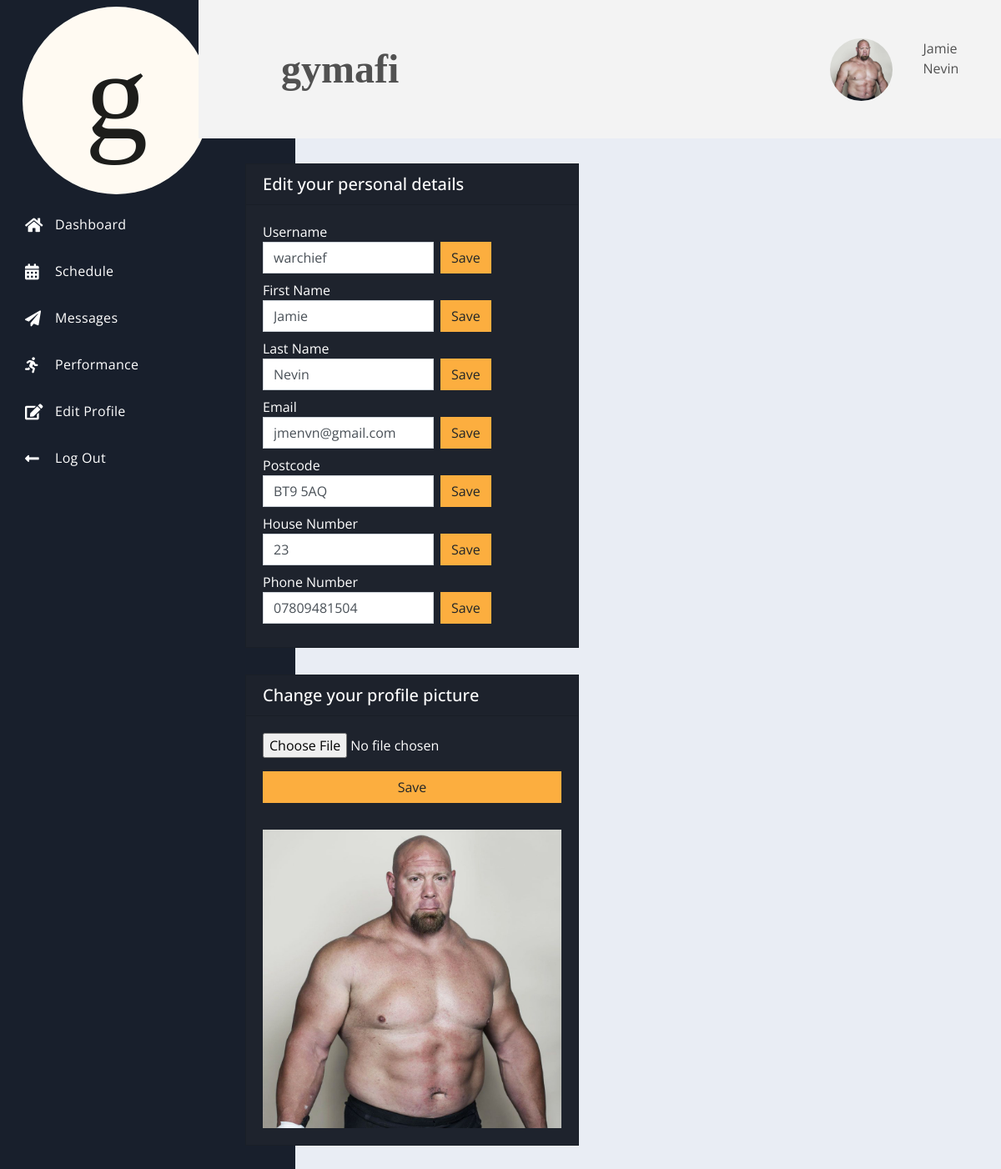
/profile.php (signed in), run on the app's committed database.
### tables this page shows
CREATE TABLE `profile_img` (
  `img_id` int(11) NOT NULL,
  `img_path` varchar(200) NOT NULL DEFAULT '/gymafi/profileimg/placeholderimg.jpeg'
);

CREATE TABLE `users` (
  `id` int(11) NOT NULL,
  `username` varchar(100) DEFAULT NULL,
  `first_name` varchar(200) DEFAULT NULL,
  `last_name` varchar(200) DEFAULT NULL,
  `postcode` varchar(200) DEFAULT NULL,
  `house_number` varchar(255) DEFAULT NULL,
  `phone_number` varchar(14) DEFAULT NULL,
  `email` varchar(100) NOT NULL,
  `pword` varchar(100) NOT NULL,
  `is_admin` int(1) DEFAULT 0,
  `ass_coach_id` int(11) DEFAULT 100,
  `user_status` int(11) NOT NULL DEFAULT 0,
  `date_created` datetime NOT NULL DEFAULT current_timestamp()
);

### profile.php (the view, shortened to what this page needs)
<?php
    include('conn.php');
    if(!isset($_SESSION['keep_id'])) {
        header('location: index.php');
    } else {
        $id = $_SESSION['keep_id'];
    }
    $read = "SELECT * FROM users WHERE id = $id";
            $result = $conn->query($read);
            while($row = $result->fetch_assoc()) {
                $get_first_name = $row['first_name'];
                $get_last_name = $row['last_name'];
                $get_username = $row['username'];
                $get_email = $row['email'];
            }
?>
<!DOCTYPE html>
<html lang="en">
<head>
    <link rel="stylesheet" href="https://use.fontawesome.com/releases/v5.4.1/css/all.css">
    <link rel="stylesheet" href="/gymafi/css/spur.css">
    <link rel="stylesheet" href="/gymafi/stylesheet.css">
</head>
<body>
 <div class="dash">
        <div class="dash-nav dash-nav-dark">
            <header>
                <a href="dash.php">
                    <img src="/gymafi/img/gymafi_logo_circle.svg"
                            width="75%" height="75%" class="d-inline-block align-top" alt="">
                </a>
            </header>
            <nav class="dash-nav-list">
                <a href="dash.php" class="dash-nav-item">
                    <i class="fas fa-home"></i> Dashboard </a>
                <a href="schedule.php" class="dash-nav-item">
                    <i class="fas fa-calendar-alt"></i> Schedule </a>
                <a href="messages.php" class="dash-nav-item">
                    <i class="fas fa-paper-plane"></i> Messages </a>
                <a href="performance.php" class="dash-nav-item">
                    <i class="fas fa-running"></i> Performance </a>
                <a href="profile.php" class="dash-nav-item">
                    <i class="fas fa-edit"></i> Edit Profile </a>
                <a href="#!" class="dash-nav-item" data-toggle="modal" data-target="#logoutmodal">
                    <i class="fas fa-long-arrow-alt-left"></i> Log Out </a>
            </nav>
        </div>
        <div class="dash-app">
            <header class="dash-toolbar">
                <div class="tools">
                    <div class="dropdown tools-item">
                    </div>
                </div>
                <div class="col">
                    <a class="navbar-brand font-weight-bold mytitle">gymafi</a>
                </div>
                <div class="row">
                    <?php
                        $img = "SELECT img_path FROM profile_img INNER JOIN users ON profile_img.img_id = users.id WHERE users.id = $id";
                        $displayimg = $conn->query($img);
                        $numrows = $displayimg->num_rows;
                        if ($numrows == 0) {
                            echo '<div class="col">
                                '.$get_first_name.' '.$get_last_name.'
                            </div>';
                        } else {
                            while($row=$displayimg->fetch_assoc()) {
                                $imgdata = $row['img_path'];
                            }
                            echo '
                                <div class="row">
                                    <div class="col">
                                        <img class="myprofilepic" style="width:75px;height:75px;border-radius:50%" src="'.$imgdata.'"></a>
                                    </div>
                                    <div class="col">
                                        <p>'.$get_first_name.' '.$get_last_name.'</p>
                                    </div>
                                </div>
                            ';
                        }
                    ?>
                </div>
            </header>
            <main class="dash-content mt-5 pt-5">
                        <?php
                            $read = "SELECT * FROM users WHERE id = $id";
                            $result = $conn->query($read);
                            while($row = $result->fetch_assoc()) {
                                $get_first_name = $row['first_name'];
                                $get_last_name = $row['last_name'];
                                $get_postcode = $row['postcode'];
                                $get_house_number = $row['house_number'];
                                $get_phone_number = $row['phone_number'];
                                $get_username = $row['username'];
                                $get_email = $row['email'];
                            }
                                echo '
                                <div class="container">
                                    <div class="row">
                                        <div class="col">
                                        <div class="card text-white bg-dark m-3 d-inline-block" style="width: 25rem">
                                            <h5 class="card-header">Edit your personal details</h5>
                                            <div class="card-body">
                                                <span> Username </span>
                                                <form class="form-inline" action="profile.php" method="POST">
                                                    <input name="newusername" type="text" class="form-control mb-2 mr-sm-2" id="inlineFormInputName2" value="'.$get_username.'">
                                                    <button name="changeusername" type="submit" class="btn btn-warning mb-2">Save</button>
                                                </form>
                                                <span> First Name </span>
                                                <form class="form-inline" action="profile.php" method="POST">
                                                    <input name="newfirstname" type="text" class="form-control mb-2 mr-sm-2" id="inlineFormInputName2" value="'.$get_first_name.'">
                                                    <button name="changefirstname" type="submit" class="btn btn-warning mb-2">Save</button>
                                                </form>
                                                <span> Last Name </span>
                                                <form class="form-inline" action="profile.php" method="POST">
                                                    <input name="newlastname" type="text" class="form-control mb-2 mr-sm-2" id="inlineFormInputName2" value="'.$get_last_name.'">
                                                    <button name="changelastname" type="submit" class="btn btn-warning mb-2">Save</button>
                                                </form>
                                                <span> Email </span>
                                                <form class="form-inline" action="profile.php" method="POST">
                                                    <input name="newemail" type="email" class="form-control mb-2 mr-sm-2" id="inlineFormInputName2" value="'.$get_email.'">
                                                    <button name="changeemail" type="submit" class="btn btn-warning mb-2">Save</button>
                                                </form>
                                                <span> Postcode </span>
                                                <form class="form-inline" action="profile.php" method="POST">
                                                    <input name="newpostcode" type="text" class="form-control mb-2 mr-sm-2" id="inlineFormInputName2" value="'.$get_postcode.'">
                                                    <button name="changepostcode" type="submit" class="btn btn-warning mb-2">Save</button>
                                                </form>
                                                <span> House Number </span>
                                                <form class="form-inline" action="profile.php" method="POST">
                                                    <input name="newhousenumber" type="text" class="form-control mb-2 mr-sm-2" id="inlineFormInputName2" value="'.$get_house_number.'">
                                                    <button name="changehousenumber" type="submit" class="btn btn-warning mb-2">Save</button>
                                                </form>
                                                <span> Phone Number </span>
                                                <form class="form-inline" action="profile.php" method="POST">
                                                    <input name="newphonenumber" type="text" class="form-control mb-2 mr-sm-2" id="inlineFormInputName2" value="'.$get_phone_number.'">
                                                    <button name="changephonenumber" type="submit" class="btn btn-warning mb-2">Save</button>
                                                </form>
                                            </div>
                                        </div>
                                        </div>
                                        '?>
                                        <div class="col">
                                        <div class="card text-white bg-dark m-3 d-inline-block" style="width: 25rem">
                                            <h5 class="card-header">Change your profile picture</h5>
                                            <div class="card-body">
                                                <form class="form-inline-block" action="profile.php" method="POST" enctype="multipart/form-data">
                                                    <input name="changeimg" type="file" class="form-control-file card-text mb-3">
                                                    <button name="submitimg" type="submit" class="btn btn-warning mb-3 btn-block">Save</button>
                                                </form>
                                                <img class="card-img myprofilepic mt-3" src="<?php echo $imgdata;?>">
                                            </div>
                                        </div>
                                        </div>
                                    </div>
                                </div>
            </main>
        </div>
    </div>
</body>
</html>

### stylesheet.css (style rules this page uses)
html { font-family: -apple-system, BlinkMacSystemFont, 'Segoe UI', Roboto, Oxygen, Ubuntu, Cantarell, 'Open Sans', 'Helvetica Neue', sans-serif; }
.navbar-brand { padding: 0 15px; height: 150px; line-height: 150px; }
.mytitle { font-family: 'Times New Roman', Times, serif; font-size: 3em; }
.myprofilepic { object-fit: contain; }

### data on the page
profile_img: img_path (picture)
users: first_name "Jamie", last_name "Nevin", newusername "warchief", newfirstname "Jamie", newlastname "Nevin", newemail "jmenvn@gmail.com", newpostcode "BT9 5AQ", newhousenumber "23", newphonenumber "07809481504"
